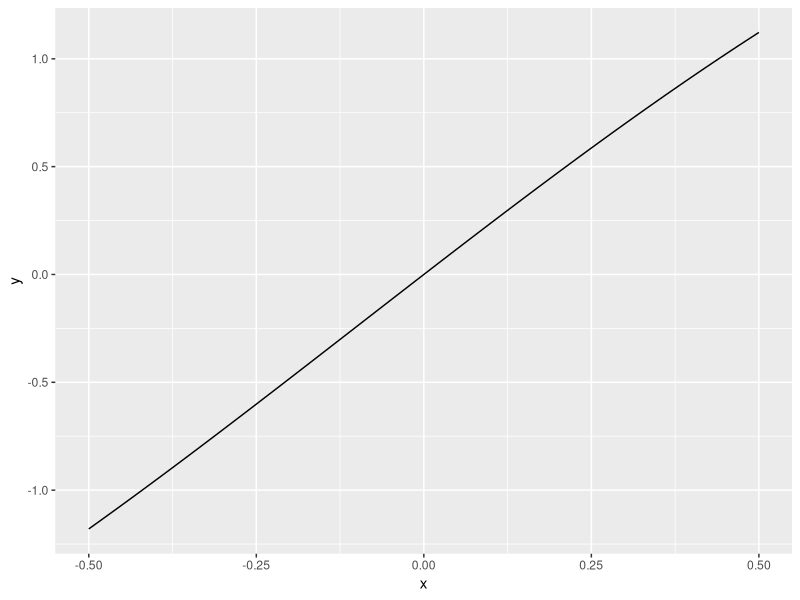
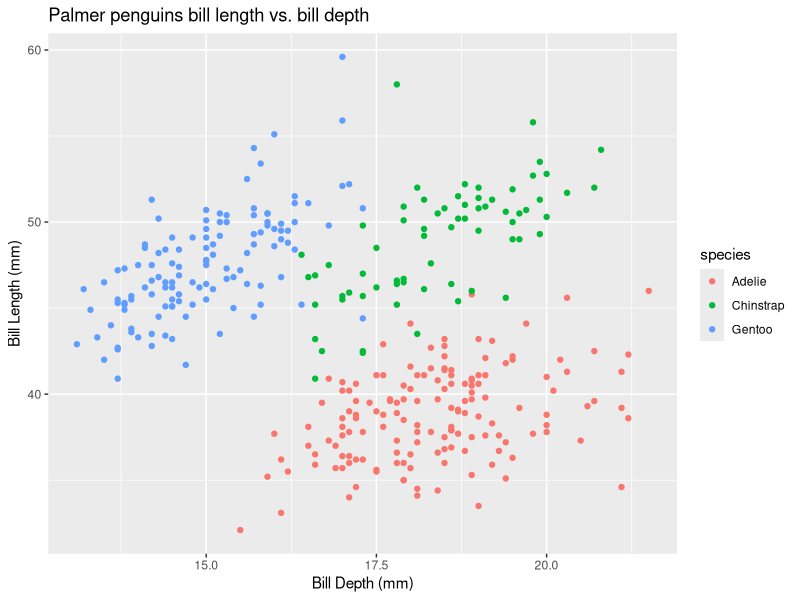
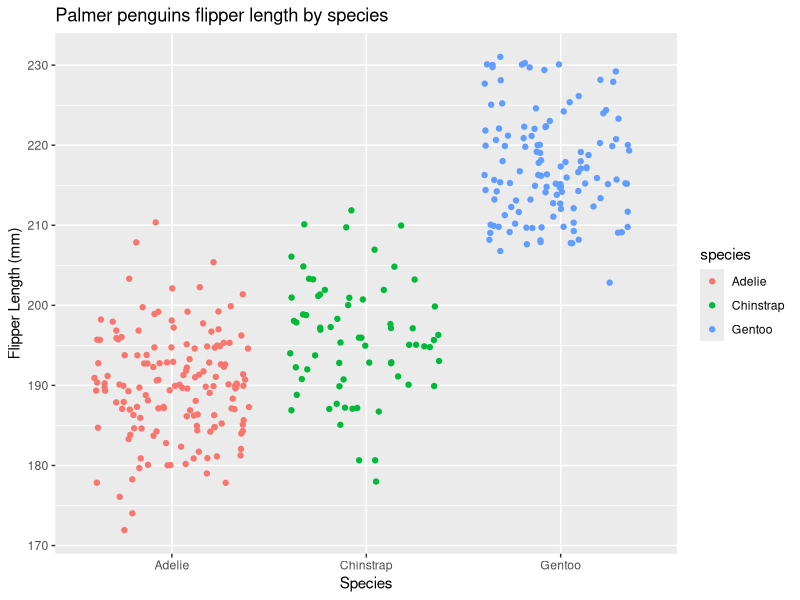

These charts were generated, in order, by the following R code:
## ---- chunk 1
knitr::opts_chunk$set(echo = TRUE)
library(tidyverse)
library(palmerpenguins)
## ---- chunk 2
fx <- expression(x^2)

df_dx = D(expr = fx, 'x')
df_dx

x = 3
eval(expr = df_dx)
## ---- chunk 3
Pa <- expression(2 * ((3*a + 2)^4) - 5)

dP_da = D(expr = Pa, 'a')
dP_da

a = 1.2
eval(expr = dP_da)
## ---- chunk 4
gt <- expression((-4*t)/(((t^2) + 1)^3))

dg_dt = D(expr = gt, 't')
dg_dt

t = 0
eval(dg_dt)
## ---- chunk 5
Gz <- expression(4.6 - 1.9 * z^3)

dG_dt = D(expr = Gz, 'z')

d2G_dt2 = D(expr = dG_dt, 'z')
d2G_dt2
## ---- chunk 6
f_xyz <- expression((2 * x^2 * y) - (3 * x) + 1 + (4*z^4*x))

df_dx_ = D(expr = f_xyz, 'x')
df_dx_

df_dy = D(expr = f_xyz, 'y')
df_dy


df_dz = D(expr = f_xyz, 'z')
df_dz
## ---- chunk 7

eq <- function(x) {
  
  2.4 * (exp(-0.05*x))*sin(x)
  
}

ggplot(data = data.frame(x = c(-0.5, 0.5)), aes(x = x)) +
  stat_function(fun = eq)
## ---- chunk 8
ggplot(data = penguins, aes(x = bill_depth_mm, y = bill_length_mm)) + 
  geom_point(aes(color = species)) +
  labs(x = "Bill Depth (mm)", 
       y = "Bill Length (mm)",
       title = "Palmer penguins bill length vs. bill depth")
## ---- chunk 9
ggplot(data = penguins, aes(x = species, y = flipper_length_mm)) +
  geom_jitter(aes(color = species)) +
  labs(x = "Species", 
       y = "Flipper Length (mm)",
       title = "Palmer penguins flipper length by species")
